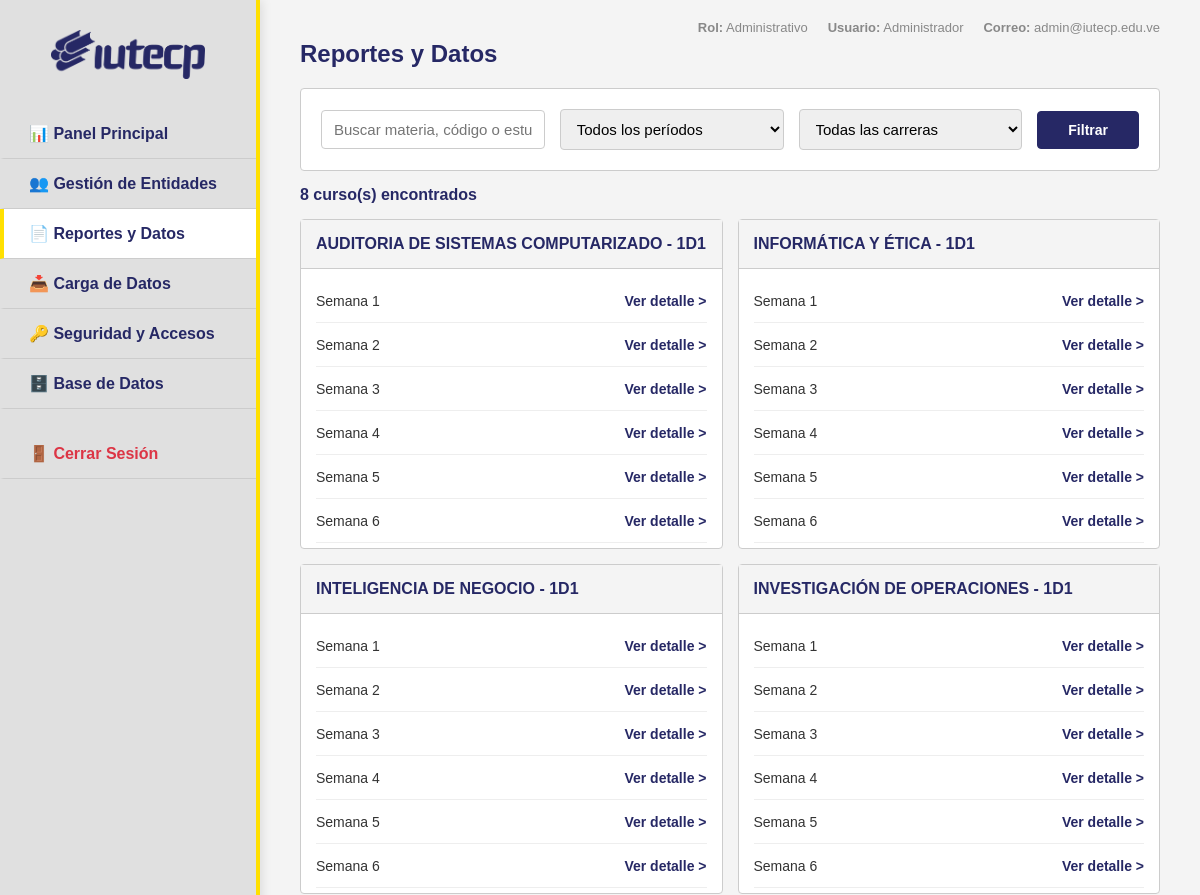
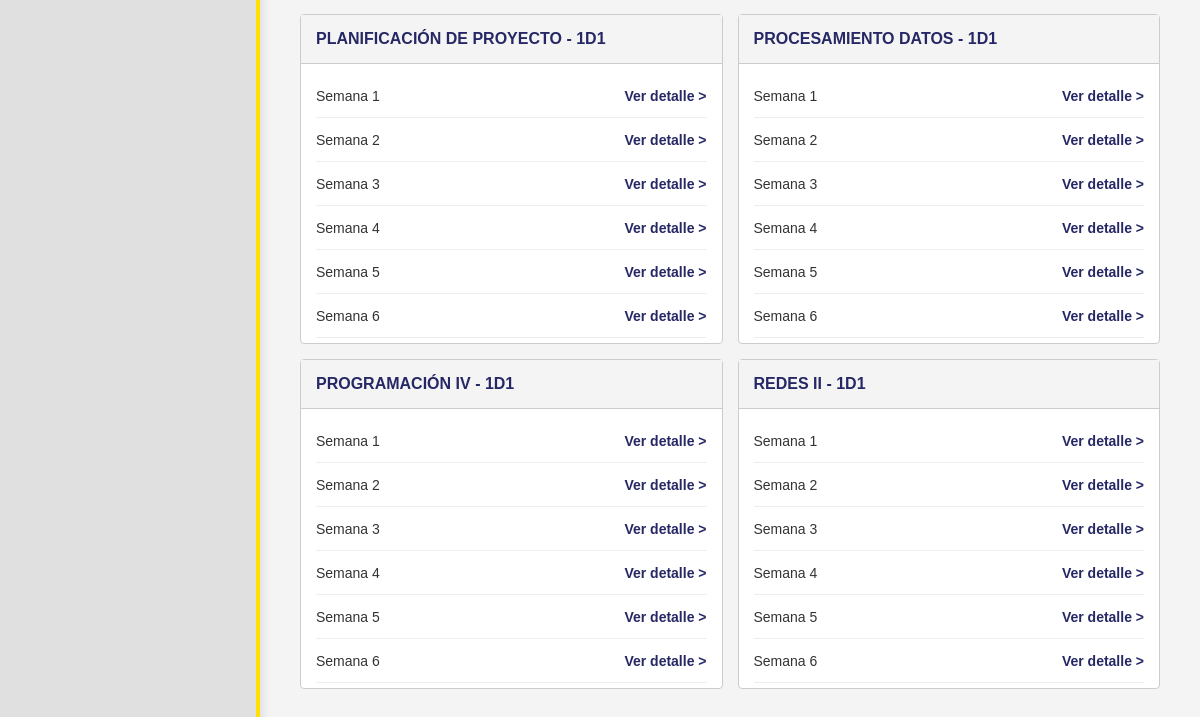
/admin/reportes.php (signed in), run on an earlier commit of the app's database (2 pictures, top to bottom).
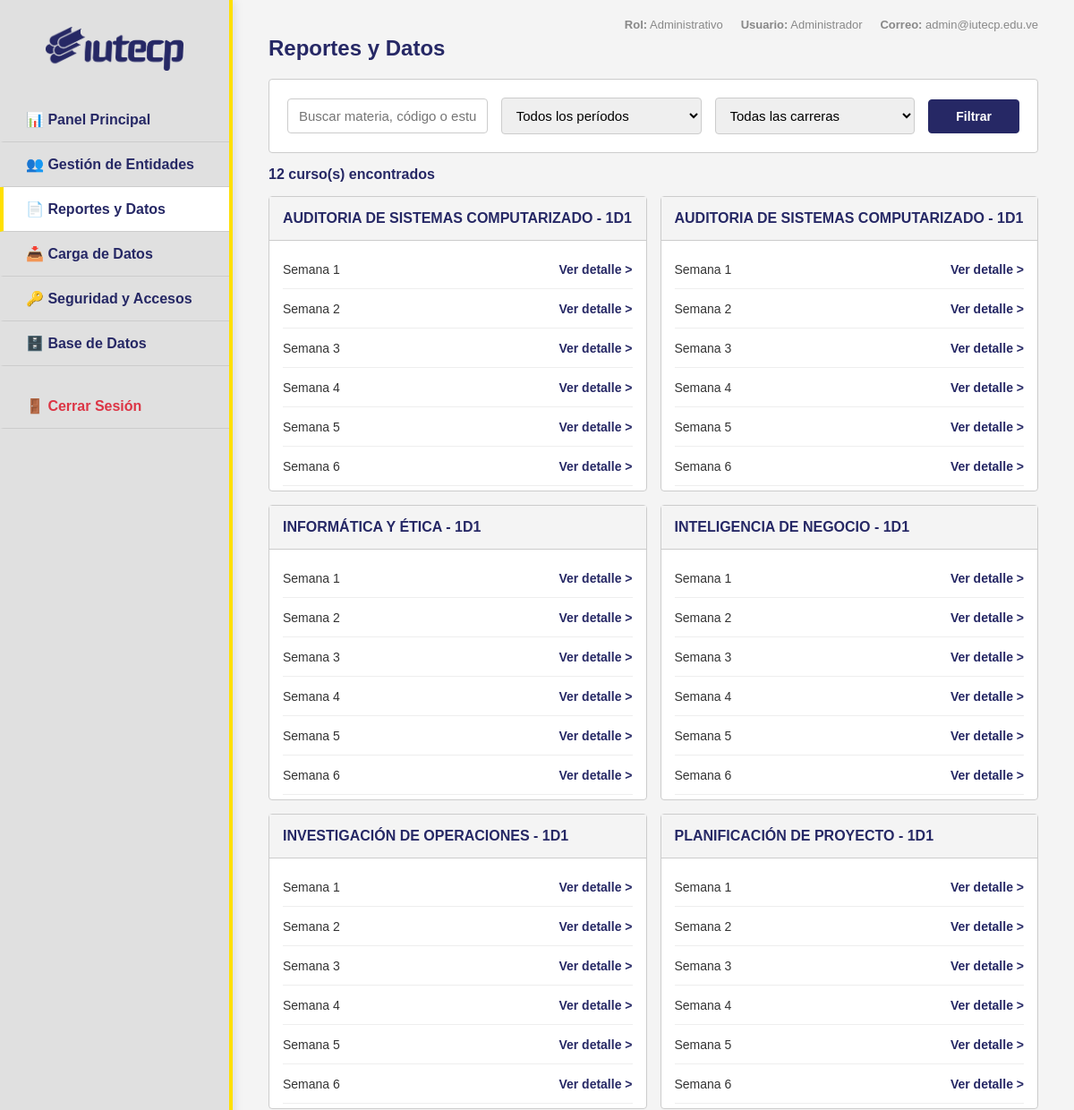
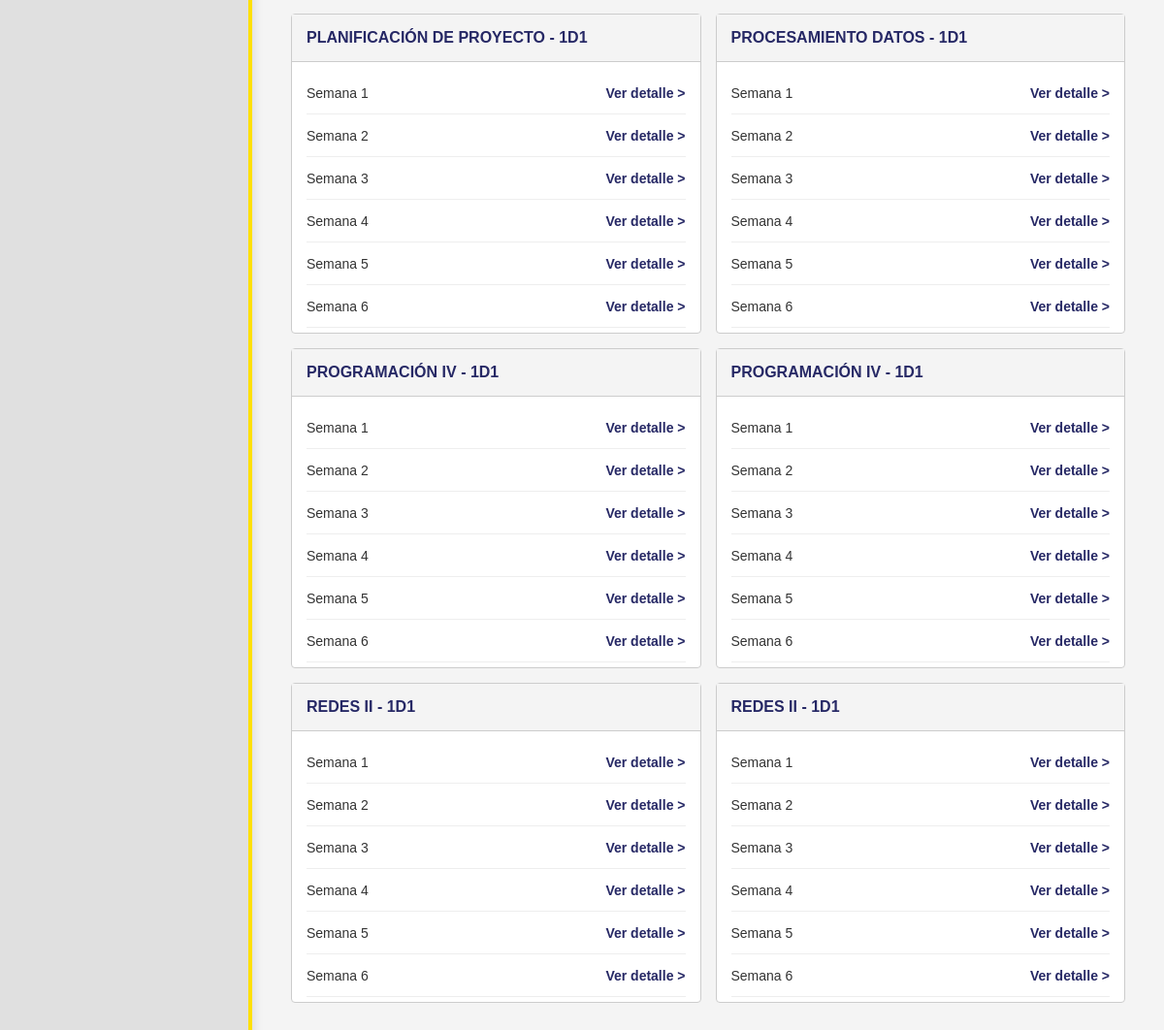
And on a later commit of the database (2 pictures, top to bottom).
### tables this page shows
CREATE TABLE `cursos` (
  `id` int(11) NOT NULL AUTO_INCREMENT,
  `nombre` varchar(255) NOT NULL,
  `codigo` varchar(50) DEFAULT NULL,
  `carrera_id` int(11) DEFAULT NULL,
  `profesor_id` int(11) DEFAULT NULL,
  `aula` varchar(100) DEFAULT NULL,
  `seccion` varchar(20) DEFAULT NULL,
  `horario` varchar(100) DEFAULT NULL,
  `trayecto` int(11) NOT NULL DEFAULT 1,
  `creditos` int(11) NOT NULL DEFAULT 0,
  `tipo` enum('Obligatoria','Electiva') NOT NULL DEFAULT 'Obligatoria',
  `activo` tinyint(1) DEFAULT 1,
  `created_at` timestamp NULL DEFAULT current_timestamp(),
  PRIMARY KEY (`id`),
  KEY `profesor_id` (`profesor_id`),
  KEY `carrera_id` (`carrera_id`),
  CONSTRAINT `cursos_ibfk_1` FOREIGN KEY (`profesor_id`) REFERENCES `usuarios` (`id`),
  CONSTRAINT `cursos_ibfk_2` FOREIGN KEY (`carrera_id`) REFERENCES `carreras` (`id`)
);

### includes/academico.php (called while the page is built, shortened)
<?php
function obtenerPeriodoActual(): string {
    global $pdo;
    if (isset($pdo)) {
        try {
            $stmt = $pdo->prepare("SELECT valor FROM configuracion WHERE clave = ?");
            $stmt->execute(['periodo_activo']);
            $periodo = $stmt->fetchColumn();
            if ($periodo) return $periodo;
        } catch (Exception $e) {}
    }
    $anio = date('Y');
    return "$anio-$cuatri";
}

### admin/reportes.php (the view, shortened to what this page needs)
<?php
require_once __DIR__ . "/../includes/config.php";
require_once __DIR__ . "/../includes/academico.php";
require_once __DIR__ . "/includes/header.php";
$periodo_selected = $_GET['periodo'] ?? '';
$search = trim($_GET['search'] ?? '');
$current = obtenerPeriodoActual();
$where_clauses = ["c.activo = 1"];
$params = [];
$where_sql = implode(' AND ', $where_clauses);
$join_sql = "";
$join_params = [];
$stmt = $pdo->prepare("
    SELECT DISTINCT c.id, c.nombre, c.codigo, c.seccion,
           u.nombre_completo as profesor,
           cr.nombre as carrera_nombre
    FROM cursos c
    LEFT JOIN inscripciones i ON i.curso_id = c.id $join_sql
    LEFT JOIN usuarios ue ON ue.id = i.estudiante_id
    JOIN usuarios u ON u.id = c.profesor_id
    JOIN carreras cr ON cr.id = c.carrera_id
    WHERE $where_sql
    ORDER BY cr.nombre, c.nombre
");
$stmt->execute(array_merge($join_params, $params));
$cursos = $stmt->fetchAll();
$detail_periodo = !empty($periodo_selected) ? $periodo_selected : $current;
?>
<div id="admin-reports">
    <h2 style="color:var(--primary);margin-bottom:20px">Reportes y Datos</h2>
    <div class="card" style="margin-bottom:15px">
        <div class="filters">
            <form method="GET" action="" style="display:contents" onkeydown="if(event.key==='Enter'&&event.target.tagName!=='TEXTAREA'){event.preventDefault();this.querySelector('button[type=submit]').click()}">
                <input type="text" name="search" placeholder="Buscar materia, código o estudiante..." value="<?= htmlspecialchars($search) ?>" />
                <select name="periodo">
                    <option value="">Todos los períodos</option>
                </select>
                <select name="carrera">
                    <option value="">Todas las carreras</option>
                </select>
                <button type="submit" class="btn btn-primary">Filtrar</button>
            </form>
        </div>
    </div>
    <div id="admin-reports-list">
        <?php if (empty($cursos)): ?>
        <p style="padding:20px;text-align:center;color:#888">No hay cursos para este período.</p>
        <?php else: ?>
        <h3 style="color:var(--secondary);margin-bottom:15px;font-size:16px">
            <?= count($cursos) ?> curso(s) encontrados
        </h3>
        <div class="admin-accordions-grid">
            <?php foreach ($cursos as $curso): ?>
            <details class="class-accordion" open>
                <summary><?= htmlspecialchars($curso['nombre'] ?? '') ?><?= $curso['seccion'] ? ' - ' . htmlspecialchars($curso['seccion']) : '' ?></summary>
                <ul class="weeks-list">
                    <?php for ($w = 1; $w <= 12; $w++): ?>
                    <li class="clickable-week" onclick="viewReportDetalle(<?= $curso['id'] ?>, <?= $w ?>, '<?= htmlspecialchars($curso['nombre'] ?? '', ENT_QUOTES) ?>', '<?= $detail_periodo ?>')">
                        <span>Semana <?= $w ?></span>
                        <span style="color:var(--secondary);font-weight:bold">Ver detalle ></span>
                    </li>
                    <?php endfor; ?>
                </ul>
            </details>
            <?php endforeach; ?>
        </div>
        <?php endif; ?>
    </div>
</div>
<?php require_once __DIR__ . "/includes/footer.php"; ?>

What changed in the data, as far as the page shows it:
added cursos: nombre "AUDITORIA DE SISTEMAS COMPUTARIZADO", seccion "1D1"
added cursos: nombre "PLANIFICACIÓN DE PROYECTO", seccion "1D1"
added cursos: nombre "PROGRAMACIÓN IV", seccion "1D1"
added cursos: nombre "REDES II", seccion "1D1"
Also different on the page:
count($cursos): "8" → "12"
